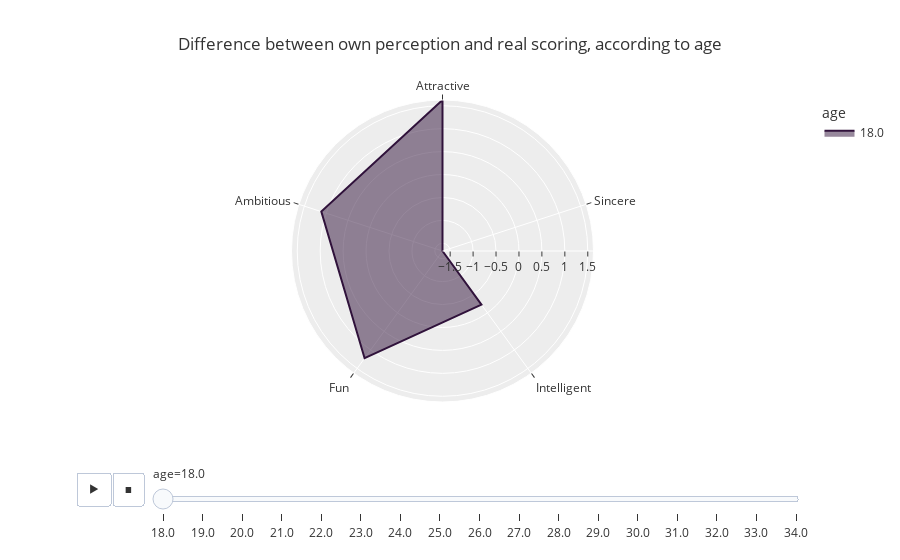

Here is the notebook cell this chart was saved with:
### Code cell
# plotting an animated radar plot

fig = px.line_polar(df_temp_gap,
        r='Gap of perception', 
        theta='Topic',
        color = 'age',
        line_close=True,
        color_discrete_sequence=px.colors.sequential.Turbo,
        template = 'ggplot2',
        animation_frame = 'age',
        title = 'Difference between own perception and real scoring, according to age'
        )
fig.update_traces(fill="toself")
fig.show()

### Figure 1 — Plotly figure (JSON) as saved in the notebook; plotly's stock layout.template omitted (floating-point values rounded to 4 significant figures)
{"data": [{"fill": "toself", "hovertemplate": "age=18.0<br>Gap of perception=%{r}<br>Topic=%{theta}<extra></extra>", "legendgroup": "18.0", "line": {"color": "#30123b", "dash": "solid"}, "marker": {"symbol": "circle"}, "mode": "lines", "name": "18.0", "r": [1.625, -1.667, -0.2222, 1.222, 1.111, 1.625], "showlegend": true, "subplot": "polar", "theta": ["Attractive", "Sincere", "Intelligent", "Fun", "Ambitious", "Attractive"], "type": "scatterpolar"}], "layout": {"legend": {"title": {"text": "age"}, "tracegroupgap": 0}, "polar": {"angularaxis": {"direction": "clockwise", "rotation": 90}, "domain": {"x": [0, 1], "y": [0, 1]}}, "sliders": [{"active": 0, "currentvalue": {"prefix": "age="}, "len": 0.9, "pad": {"b": 10, "t": 60}, "steps": [{"args": [["18.0"], {"frame": {"duration": 0, "redraw": true}, "fromcurrent": true, "mode": "immediate", "transition": {"duration": 0, "easing": "linear"}}], "label": "18.0", "method": "animate"}, {"args": [["19.0"], {"frame": {"duration": 0, "redraw": true}, "fromcurrent": true, "mode": "immediate", "transition": {"duration": 0, "easing": "linear"}}], "label": "19.0", "method": "animate"}, {"args": [["20.0"], {"frame": {"duration": 0, "redraw": true}, "fromcurrent": true, "mode": "immediate", "transition": {"duration": 0, "easing": "linear"}}], "label": "20.0", "method": "animate"}, {"args": [["21.0"], {"frame": {"duration": 0, "redraw": true}, "fromcurrent": true, "mode": "immediate", "transition": {"duration": 0, "easing": "linear"}}], "label": "21.0", "method": "animate"}, {"args": [["22.0"], {"frame": {"duration": 0, "redraw": true}, "fromcurrent": true, "mode": "immediate", "transition": {"duration": 0, "easing": "linear"}}], "label": "22.0", "method": "animate"}, {"args": [["23.0"], {"frame": {"duration": 0, "redraw": true}, "fromcurrent": true, "mode": "immediate", "transition": {"duration": 0, "easing": "linear"}}], "label": "23.0", "method": "animate"}, {"args": [["24.0"], {"frame": {"duration": 0, "redraw": true}, "fromcurrent": true, "mode": "immediate", "transition": {"duration": 0, "easing": "linear"}}], "label": "24.0", "method": "animate"}, {"args": [["25.0"], {"frame": {"duration": 0, "redraw": true}, "fromcurrent": true, "mode": "immediate", "transition": {"duration": 0, "easing": "linear"}}], "label": "25.0", "method": "animate"}, {"args": [["26.0"], {"frame": {"duration": 0, "redraw": true}, "fromcurrent": true, "mode": "immediate", "transition": {"duration": 0, "easing": "linear"}}], "label": "26.0", "method": "animate"}, {"args": [["27.0"], {"frame": {"duration": 0, "redraw": true}, "fromcurrent": true, "mode": "immediate", "transition": {"duration": 0, "easing": "linear"}}], "label": "27.0", "method": "animate"}, {"args": [["28.0"], {"frame": {"duration": 0, "redraw": true}, "fromcurrent": true, "mode": "immediate", "transition": {"duration": 0, "easing": "linear"}}], "label": "28.0", "method": "animate"}, {"args": [["29.0"], {"frame": {"duration": 0, "redraw": true}, "fromcurrent": true, "mode": "immediate", "transition": {"duration": 0, "easing": "linear"}}], "label": "29.0", "method": "animate"}, {"args": [["30.0"], {"frame": {"duration": 0, "redraw": true}, "fromcurrent": true, "mode": "immediate", "transition": {"duration": 0, "easing": "linear"}}], "label": "30.0", "method": "animate"}, {"args": [["31.0"], {"frame": {"duration": 0, "redraw": true}, "fromcurrent": true, "mode": "immediate", "transition": {"duration": 0, "easing": "linear"}}], "label": "31.0", "method": "animate"}, {"args": [["32.0"], {"frame": {"duration": 0, "redraw": true}, "fromcurrent": true, "mode": "immediate", "transition": {"duration": 0, "easing": "linear"}}], "label": "32.0", "method": "animate"}, {"args": [["33.0"], {"frame": {"duration": 0, "redraw": true}, "fromcurrent": true, "mode": "immediate", "transition": {"duration": 0, "easing": "linear"}}], "label": "33.0", "method": "animate"}, {"args": [["34.0"], {"frame": {"duration": 0, "redraw": true}, "fromcurrent": true, "mode": "immediate", "transition": {"duration": 0, "easing": "linear"}}], "label": "34.0", "method": "animate"}], "x": 0.1, "xanchor": "left", "y": 0, "yanchor": "top"}], "title": {"text": "Difference between own perception and real scoring, according to age"}, "updatemenus": [{"buttons": [{"args": [null, {"frame": {"duration": 500, "redraw": true}, "fromcurrent": true, "mode": "immediate", "transition": {"duration": 500, "easing": "linear"}}], "label": "&#9654;", "method": "animate"}, {"args": [[null], {"frame": {"duration": 0, "redraw": true}, "fromcurrent": true, "mode": "immediate", "transition": {"duration": 0, "easing": "linear"}}], "label": "&#9724;", "method": "animate"}], "direction": "left", "pad": {"r": 10, "t": 70}, "showactive": false, "type": "buttons", "x": 0.1, "xanchor": "right", "y": 0, "yanchor": "top"}]}}
